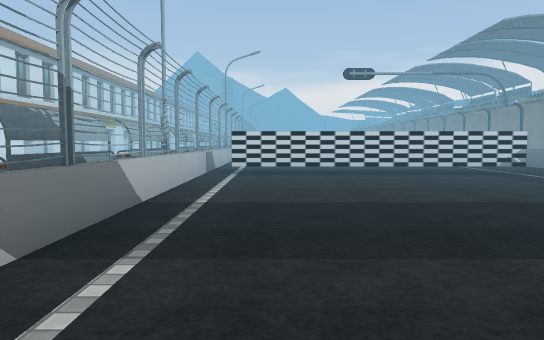
[1] (above)

24 first-person views from a walk through a 3-D level made in the Unity game engine. The camera is 1.2 m above the floor, tilts 4° down and sees 70° across. Doors are open. The floor is counted in squares, 2 m on a side. Each view is taken from the middle of a square. On the plan, view 1 faces up. The plan holds only what a view shows up to about 11 squares ahead; the rest is blank. The place goes on beyond the plan. The player is left out. Some surface patterns are stand-ins.

[2]
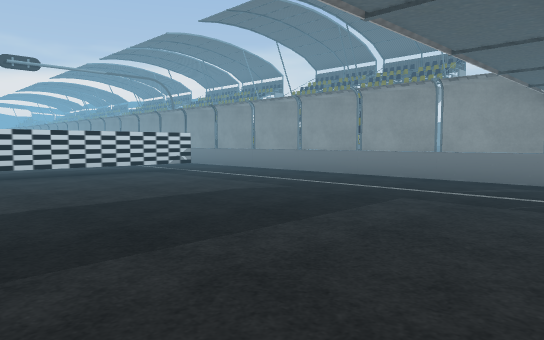

[3]
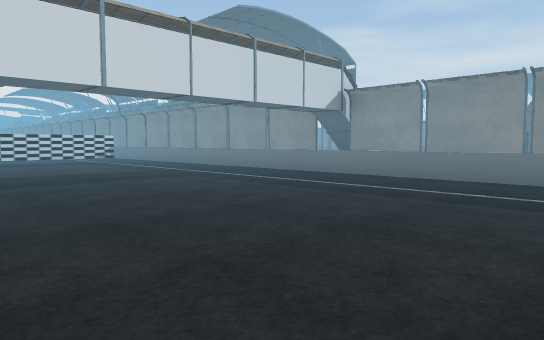

[4]
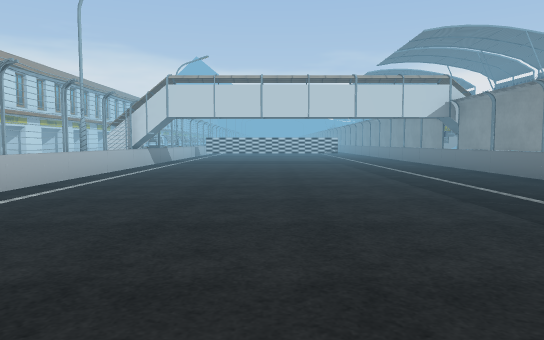

[5]
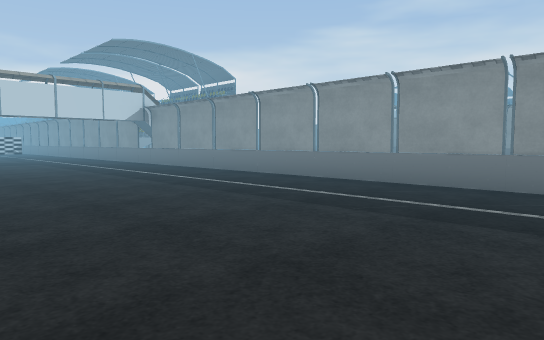

[6]
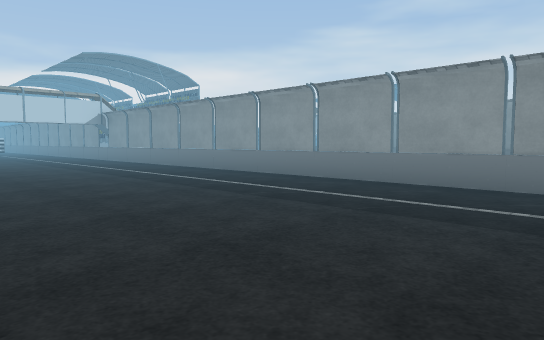

[7]
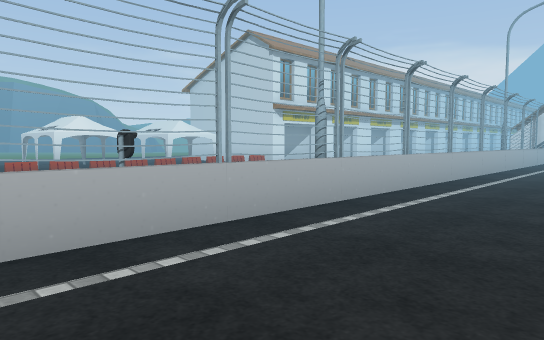

[8]
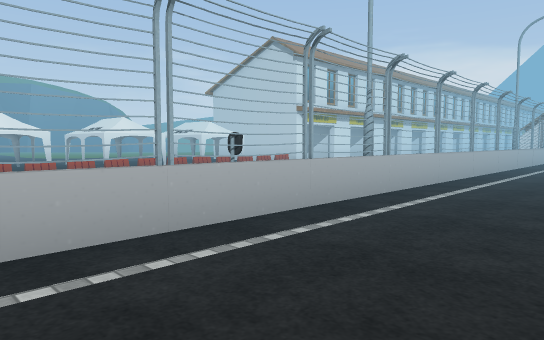

[9]
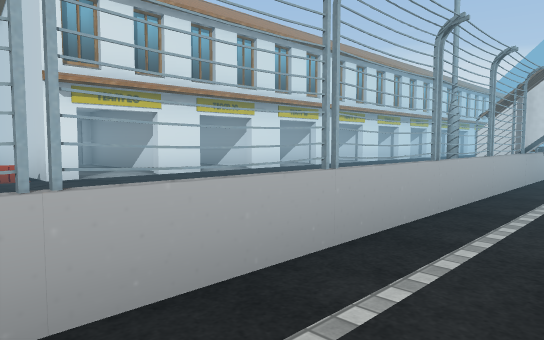

[10]
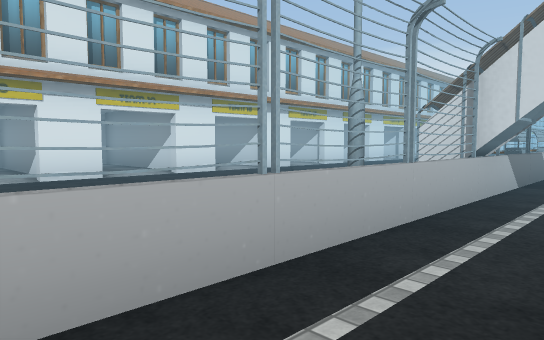

[11]
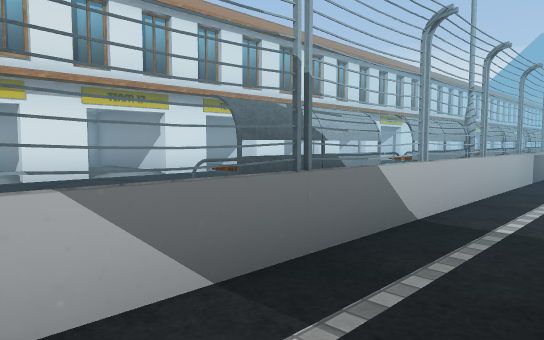

[12]
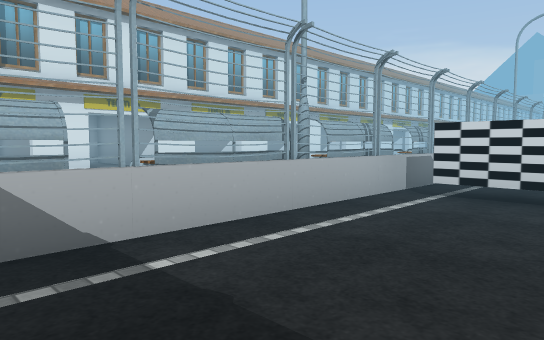

[13]
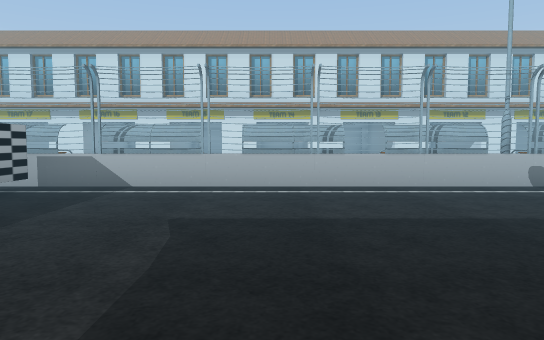

[14]
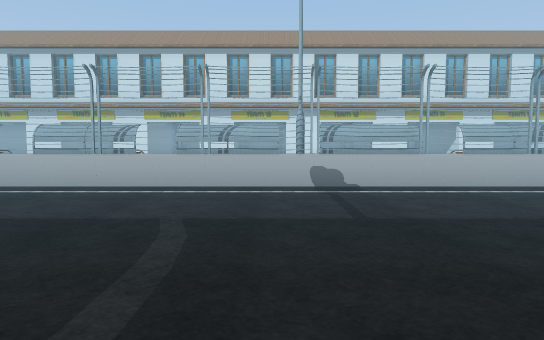

[15]
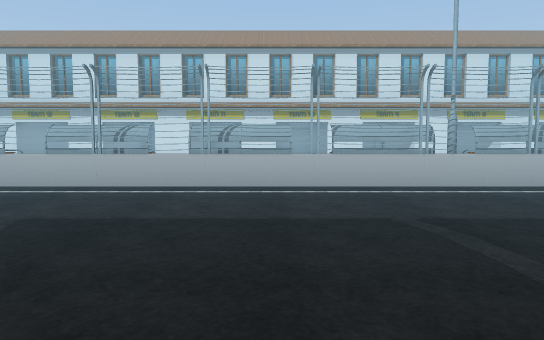

[16]
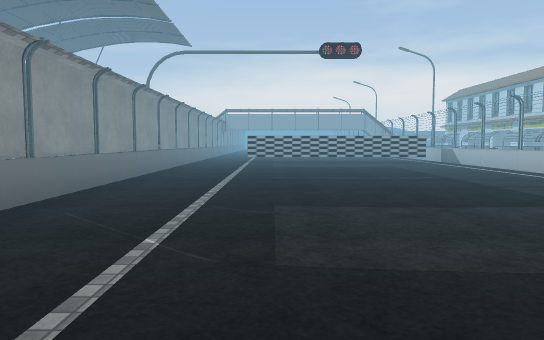

[17]
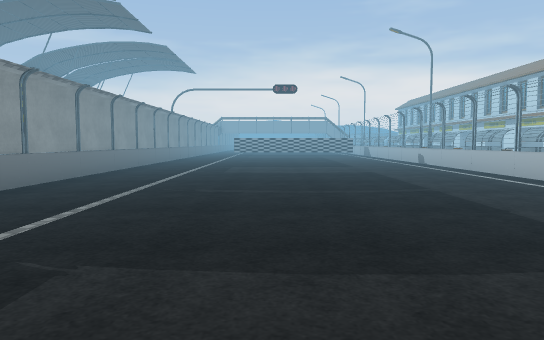

[18]
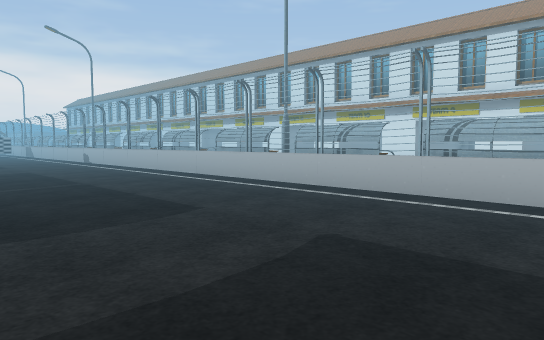

[19]
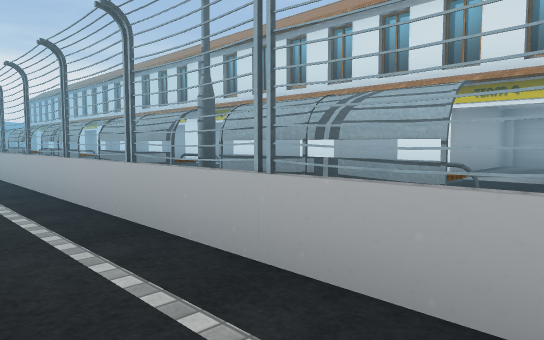

[20]
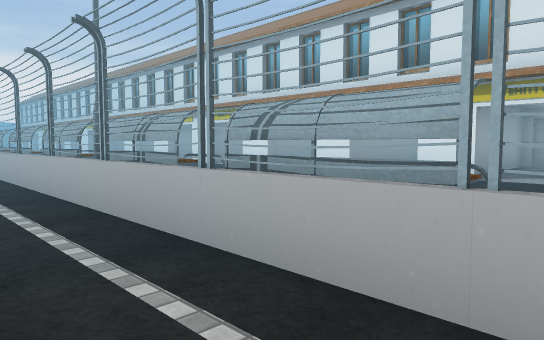

[21]
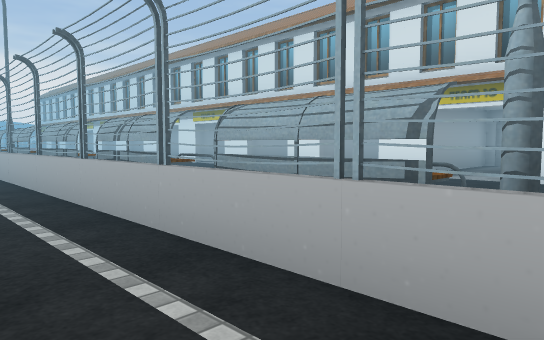

[22]
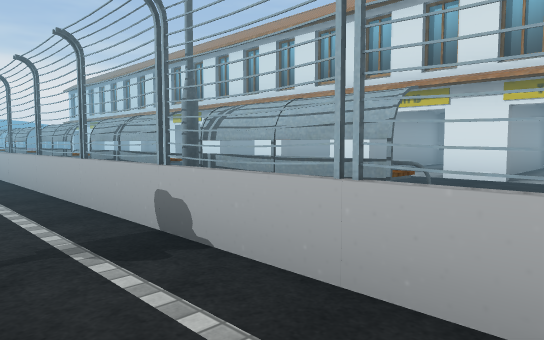

[23]
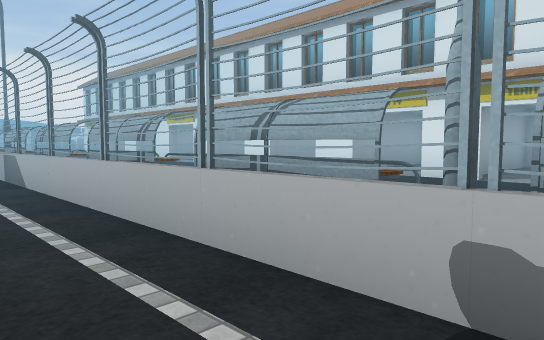

[24]
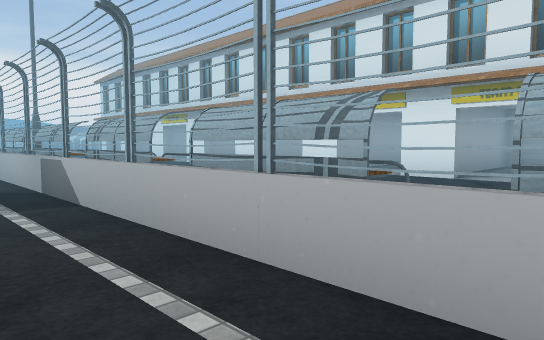

### Floor plan
Key: @ floor where view 1 was taken; # wall or solid block; x gap in a wall; . floor; / step, stairs or slope; D open door; = window, fence, low wall or low ledge; T thing the floor can be seen under or through; O other object.
Columns run from 11 left of view 1 to 7 right of it. Each row starts with its distance up from view 1.
 27     D    =.....
 26    .D.   =.....
 25 #...D.   #......
 24 ####D.   =.......
 23 #...D.   =.......
 22 #####.   #........
 21 # ..D.   =........#
 20 ####D    =........#
 19     D.   #........#
 18     D.   =........#
 17  ####.   #........#
 16     D.   #........#
 15 #####.   =........#
 14 #  .D.   =........#
 13 #...D.   #........#
 12 ####D.   =........#
 11 #...D.   =........O
 10 #####.   #........#
  9    .D    #........#
  8  ####    =.TTTTT..#
  7  ...D    ##.......#
  6     D.   #=.......#
  5 #####.   =........#
  4   ..D.   #........#
  3  ####.   =........#
  2    .D.   #=.......#
  1     D.   ##.......#
  0 ####D.   ##@......#
 -1 #  .D.   ##.......#
 -2 #####.    =.......#
 -3  ...D.    #.......#
 -4  ####.    #.......#
 -5     /.    =.......#
 -6    #      #.......#
 -7   ##      #.......#
 -8  ###      =.......#
 -9 .###      #.......#
-10 ..../     #.......#
-11  ####    ##.......#
-12     #     #.......#
-13           x.....

Positions as (right, up) in squares from view 1, and headings:
1: (0, 0), facing up
2: (0, 0), facing up-right
3: (0, -4), facing up-right
4: (2, -9), facing up
5: (1, -10), facing up-right
6: (1, -13), facing up-right
7: (1, -12), facing up-left
8: (1, -13), facing up-left
9: (0, -6), facing up-left
10: (0, -4), facing up-left
11: (0, 1), facing up-left
12: (1, 3), facing up-left
13: (4, 11), facing left
14: (4, 14), facing left
15: (4, 20), facing left
16: (4, 20), facing down
17: (3, 26), facing down
18: (3, 27), facing down-left
19: (0, 25), facing down-left
20: (0, 27), facing down-left
21: (0, 23), facing down-left
22: (0, 17), facing down-left
23: (0, 15), facing down-left
24: (0, 13), facing down-left
